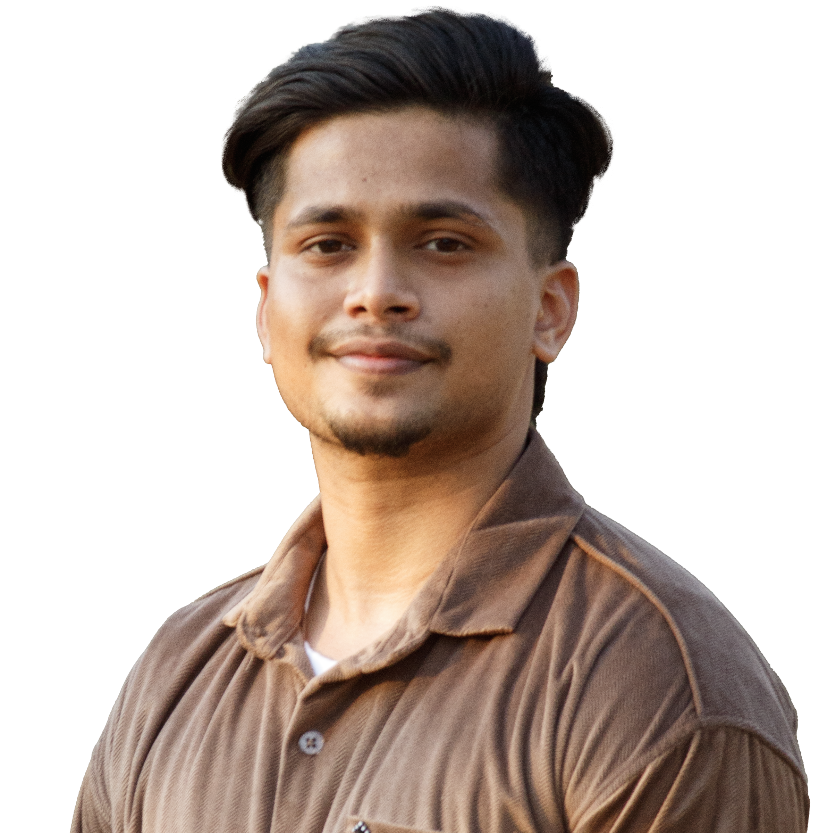
#> input picture assets/source/mrr.png, 819 x 833 px
$ python generate.py
#> lines starting #> are read from the running program, lines starting #| are printed output that depends on the picture; after the words box and inside, x2 and y2 are one past the last pixel; in counts of white or black regions, pixels touching at a corner belong together
#!/usr/bin/env python3
"""Generate the animated GitHub profile banners.

Run from the repository root:
    python scripts/banner/generate.py
"""

from __future__ import annotations

import html
import math
from pathlib import Path

import numpy as np
from PIL import Image, ImageDraw, ImageEnhance, ImageFilter, ImageOps
from scipy.optimize import linear_sum_assignment
from scipy.spatial.distance import cdist


ROOT = Path(__file__).resolve().parents[2]
SOURCE = ROOT / "assets/source/mrr.png"
ASSETS = ROOT / "assets"
LOGOS = Path(__file__).resolve().parent / "logos"
DATA = Path(__file__).resolve().parent / "data"

W, H = 1180, 610
LOOP_SECONDS = 14.2
INTRO_SECONDS = 3.2
TRAVELLER_COUNT = 900
SEED = 314159

ROWS = [
    ("Subject", "Rajeev Baniya"),
    ("Role", "Full Stack Developer"),
    ("Status", "Idea → Plan → Build → Ship → Learn"),
    ("Focus", "LLMs · RAG Pipelines · AI Products"),
    ("Core.Lang", "Python · TypeScript · JavaScript · SQL"),
    ("Core.Frontend", "React · Next.js · Tailwind CSS · Vite"),
    ("Core.Backend", "FastAPI · Node.js · Express.js"),
    ("Core.Database", "PostgreSQL · MySQL · MongoDB · Redis · Supabase"),
    ("Core.AI", "RAG · LangChain · LangGraph · Pinecone"),
    ("Core.LLM", "Hugging Face · Gemini · Groq"),
    ("Core.Infra", "Docker · AWS · Firebase · Cloudflare · Vercel · CI/CD"),
    ("Grid.Mail", "rjbaniya.contact@gmail.com"),
    ("Grid.LinkedIn", "/in/rajeev-baniya"),
    ("Grid.GitHub", "RajeevBaniya"),
    ("Grid.Portfolio", "baniyarajeev.com.np"),
]

THEMES = {
    "dark": {
        "bg": "#050B1A",
        "panel": "#08112A",
        "panel2": "#0B1735",
        "line": "#1B2E55",
        "muted": "#7F93B8",
        "text": "#E8F0FF",
        "portrait": "#8CC4FF",
        "chrome": "#38BDF8",
        "accent": "#10B981",
        "shadow": "#01040C",
    },
}
THEMES["light"] = {
    "bg": "#EEF3FB",
    "panel": "#FFFFFF",
    "panel2": "#E8EFFA",
    "line": "#C3D0E6",
    "muted": "#5B6B8A",
    "text": "#0B1530",
    "portrait": "#1E3A8A",
    "chrome": "#1D4ED8",
    "accent": "#10B981",
    "shadow": "#A9B7D0",
}


def make_logos() -> dict[str, Image.Image]:
    """Create clean 400px black-on-transparent silhouette sources."""
    LOGOS.mkdir(parents=True, exist_ok=True)
    size = 400
    logos: dict[str, Image.Image] = {}

    # Database cylinder: three stacked discs.
    db = Image.new("RGBA", (size, size), (0, 0, 0, 0))
    d = ImageDraw.Draw(db)
    for top in (62, 150, 238):
        d.ellipse((70, top, 330, top + 80), fill="black")
        d.rectangle((70, top + 40, 330, top + 100), fill="black")
        d.ellipse((70, top + 60, 330, top + 140), fill="black")
        d.ellipse((98, top + 14, 302, top + 62), fill=(0, 0, 0, 0))
    logos["db"] = db

    # </> mark built from broad, rounded strokes.
    code = Image.new("RGBA", (size, size), (0, 0, 0, 0))
    d = ImageDraw.Draw(code)
    stroke = 42
    d.line([(154, 95), (66, 200), (154, 305)], fill="black", width=stroke, joint="curve")
    d.line([(246, 95), (334, 200), (246, 305)], fill="black", width=stroke, joint="curve")
    d.line([(225, 72), (174, 328)], fill="black", width=stroke)
    logos["code"] = code

    # AI mark: connected neural-network nodes around a central hub.
    ai = Image.new("RGBA", (size, size), (0, 0, 0, 0))
    d = ImageDraw.Draw(ai)
    hub = (200, 200)
    nodes = [(80, 90), (320, 90), (350, 200), (320, 310), (80, 310), (50, 200)]
    for x, y in nodes:
        d.line([hub, (x, y)], fill="black", width=14)
    for a_, b_ in zip(nodes, nodes[1:] + nodes[:1]):
        d.line([a_, b_], fill="black", width=10)
    for x, y in nodes:
        d.ellipse((x - 26, y - 26, x + 26, y + 26), fill="black")
    d.ellipse((150, 150, 250, 250), fill="black")
    logos["ai"] = ai

    for name, image in logos.items():
        image.save(LOGOS / f"{name}.png", optimize=True)
    return logos


def floyd_steinberg(gray: np.ndarray) -> np.ndarray:
    """Serpentine 1-bit Floyd-Steinberg diffusion; True means a lit pixel."""
    work = gray.astype(np.float32) / 255.0
    out = np.zeros_like(work, dtype=bool)
    height, width = work.shape
    for y in range(height):
        left_to_right = y % 2 == 0
        xs = range(width) if left_to_right else range(width - 1, -1, -1)
        direction = 1 if left_to_right else -1
        for x in xs:
            old = work[y, x]
            new = 1.0 if old >= 0.5 else 0.0
            out[y, x] = bool(new)
            err = old - new
            nx = x + direction
            if 0 <= nx < width:
                work[y, nx] += err * 7 / 16
            if y + 1 < height:
                if 0 <= x - direction < width:
                    work[y + 1, x - direction] += err * 3 / 16
                work[y + 1, x] += err * 5 / 16
                if 0 <= nx < width:
                    work[y + 1, nx] += err * 1 / 16
    return out


def portrait_points(theme: str, rng: np.random.Generator) -> np.ndarray:
    """Return sampled x/y banner coordinates from a 300x340 dither grid."""
    source = Image.open(SOURCE).convert("RGBA")
    # Tighter head + shoulders crop so face detail fills the VISUAL.MAP frame.
    crop = source.crop((60, 0, 795, 833)).resize((300, 340), Image.Resampling.LANCZOS)
    rgb = crop.convert("RGB")
    alpha = np.asarray(crop.getchannel("A"), dtype=np.float32) / 255.0

    if theme == "dark":
        lum = np.asarray(ImageOps.grayscale(rgb), dtype=np.float32)
        prepared = Image.fromarray(np.uint8(np.clip(lum * alpha, 0, 255)), "L")
        select_lit = True
    else:
        white = Image.new("RGBA", crop.size, "white")
        white.alpha_composite(crop)
        prepared = ImageOps.grayscale(white.convert("RGB"))
        select_lit = False

    # Equalize against the subject only (ignore empty alpha) so lit skin vs dark
    # hair doesn't crush midtones; then punch local contrast for facial edges.
    if theme == "dark":
        mask = Image.fromarray(np.uint8((alpha > 0.08) * 255), "L")
        prepared = ImageOps.equalize(prepared, mask=mask)
    else:
        prepared = ImageOps.autocontrast(prepared, cutoff=1)
    prepared = ImageEnhance.Contrast(prepared).enhance(1.35)
    prepared = prepared.filter(ImageFilter.UnsharpMask(radius=2, percent=175, threshold=1))
    bits = floyd_steinberg(np.asarray(prepared))
    active = bits if select_lit else ~bits
    if theme == "dark":
        active &= alpha > 0.08

    # Keep the full 300×340 lattice — skipping 2×2 cells was the soft/blurry look.
    ys, xs = np.where(active)
    if len(xs) == 0:
        return np.zeros((0, 2), dtype=np.float32)
    points = np.column_stack((74 + xs, 154 + ys)).astype(np.float32)
    if len(points) > 18000:
        points = points[rng.choice(len(points), 18000, replace=False)]
    return points


def sample_logo_points(
    image: Image.Image, rng: np.random.Generator, count: int
) -> np.ndarray:
    """Sample a silhouette into the portrait frame's visual coordinate space."""
    alpha = np.asarray(image.getchannel("A"))
    ys, xs = np.where(alpha > 127)
    chosen = rng.choice(len(xs), count, replace=len(xs) < count)
    # Logo occupies a centered 270x270 square inside VISUAL.MAP.
    return np.column_stack((89 + xs[chosen] * 0.675, 188 + ys[chosen] * 0.675)).astype(
        np.float32
    )


def transport(source: np.ndarray, target: np.ndarray) -> np.ndarray:
    """Order target points by minimum-cost assignment from source points."""
    rows, cols = linear_sum_assignment(cdist(source, target, metric="sqeuclidean"))
    ordered = np.empty_like(target)
    ordered[rows] = target[cols]
    return ordered


def num(value: float) -> str:
    return f"{value:.1f}".rstrip("0").rstrip(".")


def point_path(points: np.ndarray) -> str:
    """Aggregate adjacent horizontal one-pixel dots into compact SVG path runs."""
    if not len(points):
        return ""
    integer = np.rint(points).astype(int)
    unique = sorted({(int(x), int(y)) for x, y in integer}, key=lambda p: (p[1], p[0]))
    chunks: list[str] = []
    i = 0
    while i < len(unique):
        x0, y = unique[i]
        x1 = x0
        i += 1
        while i < len(unique) and unique[i][1] == y and unique[i][0] <= x1 + 1:
            x1 = unique[i][0]
            i += 1
        chunks.append(f"M{x0} {y}h{x1 - x0 + 1}")
    return "".join(chunks)


def dotted_leader(x1: float, x2: float, y: float) -> str:
    if x2 <= x1:
        return ""
    return "".join(f"M{x} {num(y)}h1" for x in np.arange(x1, x2, 5.0))


def text_width(text: str, font_size: float) -> float:
    """Stable monospace width used both for textLength and leader placement."""
    return len(text) * font_size * 0.605


def animate_values(points: list[np.ndarray], index: int) -> str:
    return ";".join(f"{num(p[index, 0])} {num(p[index, 1])}" for p in points)


def render_svg(
    theme_name: str,
    portrait: np.ndarray,
    logo_points: dict[str, np.ndarray],
    rng: np.random.Generator,
) -> str:
    t = THEMES[theme_name]
    n = min(TRAVELLER_COUNT, len(portrait))
    source = portrait[rng.choice(len(portrait), n, replace=False)]
    db = transport(source, logo_points["db"][:n])
    code = transport(db, logo_points["code"][:n])
    ai = transport(code, logo_points["ai"][:n])

    # Explicit uneven phase boundaries: 3.0 portrait, 2.0 per logo,
    # and four 1.3 transitions = 14.2 seconds.
    times = [0, 3.0, 4.3, 6.3, 7.6, 9.6, 10.9, 12.9, 14.2]
    key_times = ";".join(num(v / LOOP_SECONDS) for v in times)
    # Returning each traveller to its exact starting portrait coordinate keeps
    # the repeat boundary seamless. All logo-to-logo morphs use optimal transport.
    frames = [source, source, db, db, code, code, ai, ai, source]
    opacity_values = "0;0;1;1;1;1;1;1;0"

    parts: list[str] = [
        '<svg xmlns="http://www.w3.org/2000/svg" '
        f'width="{W}" height="{H}" viewBox="0 0 {W} {H}" role="img" '
        'aria-labelledby="title desc">',
        "<title id=\"title\">Rajeev Baniya's live system profile</title>",
        '<desc id="desc">Animated terminal profile with a dithered portrait and '
        "database, code, and AI silhouettes.</desc>",
        "<defs>",
        '<filter id="shadow" x="-20%" y="-20%" width="140%" height="150%">'
        f'<feDropShadow dx="0" dy="12" stdDeviation="16" flood-color="{t["shadow"]}" '
        'flood-opacity=".28"/></filter>',
        '<filter id="glow" x="-100%" y="-100%" width="300%" height="300%">'
        f'<feGaussianBlur stdDeviation="3" result="b"/><feFlood flood-color="{t["chrome"]}" '
        'flood-opacity=".35"/><feComposite in2="b" operator="in"/>'
        '<feMerge><feMergeNode/><feMergeNode in="SourceGraphic"/></feMerge></filter>',
        '<clipPath id="visualClip"><rect x="49" y="124" width="390" height="414" rx="3"/></clipPath>',
        "</defs>",
        f'<rect width="{W}" height="{H}" rx="18" fill="{t["bg"]}"/>',
        f'<rect x="13" y="13" width="1154" height="584" rx="13" fill="{t["panel"]}" '
        f'stroke="{t["line"]}" filter="url(#shadow)"/>',
        f'<path d="M13 62H1167" stroke="{t["line"]}"/>',
        '<circle cx="38" cy="38" r="6" fill="#FF5F57"/>'
        '<circle cx="59" cy="38" r="6" fill="#FEBC2E"/>'
        '<circle cx="80" cy="38" r="6" fill="#28C840"/>',
        f'<text x="590" y="43" text-anchor="middle" fill="{t["muted"]}" '
        'font-family="ui-monospace,SFMono-Regular,Consolas,monospace" font-size="13" '
        'letter-spacing=".4">profile.sh --live</text>',
        # Left visual frame.
        f'<rect x="35" y="88" width="418" height="472" rx="6" fill="{t["panel2"]}" '
        f'stroke="{t["line"]}"/>',
        f'<path d="M35 124H453" stroke="{t["line"]}"/>',
        f'<text x="49" y="111" fill="{t["chrome"]}" '
        'font-family="ui-monospace,SFMono-Regular,Consolas,monospace" font-size="13" '
        'font-weight="700" letter-spacing="1.2">VISUAL.MAP</text>',
        f'<text x="438" y="111" text-anchor="end" fill="{t["muted"]}" '
        'font-family="ui-monospace,SFMono-Regular,Consolas,monospace" font-size="11">300×340 / 1-BIT</text>',
        f'<path d="M49 141h12M49 141v12M439 141h-12M439 141v12M49 539h12M49 539v-12'
        f'M439 539h-12M439 539v-12" fill="none" stroke="{t["chrome"]}" opacity=".55"/>',
        '<g clip-path="url(#visualClip)" shape-rendering="crispEdges">',
        # Loop layer stays visible at t=0 so camo/static first frames still show the face.
        # Intro duplicate below shimmers on top, then hands off at 3.2s.
        '<g opacity="1">',
    ]

    # Dense portrait drift: 94 independently noisy bands moving toward the database logo's centroid.
    db_centroid = db.mean(axis=0)
    band_ids = rng.integers(0, 94, size=len(portrait))
    noise = rng.normal(0, 4, size=(94, 2))
    for band in range(94):
        pts = portrait[band_ids == band]
        if not len(pts):
            continue
        centroid = pts.mean(axis=0)
        delta = (db_centroid - centroid) * 0.18 + noise[band]
        d = point_path(pts)
        parts.append(
            f'<path d="{d}" fill="none" stroke="{t["portrait"]}" stroke-width="1" '
            'opacity=".94">'
            f'<animateTransform attributeName="transform" type="translate" begin="{INTRO_SECONDS}s" '
            f'dur="{LOOP_SECONDS}s" repeatCount="indefinite" calcMode="linear" '
            f'keyTimes="{key_times}" values="0 0;0 0;{num(delta[0])} {num(delta[1])};'
            f'{num(delta[0])} {num(delta[1])};0 0;0 0;0 0;0 0;0 0"/>'
            f'<animate attributeName="opacity" begin="{INTRO_SECONDS}s" dur="{LOOP_SECONDS}s" '
            f'repeatCount="indefinite" keyTimes="{key_times}" '
            'values=".94;.94;0;0;0;0;0;0;.94"/></path>'
        )

    # Optimal-transport travellers, represented as tiny path squares (never glyphs).
    for i in range(n):
        positions = animate_values(frames, i)
        parts.append(
            f'<path d="M-.65-.65h1.3v1.3h-1.3z" fill="{t["portrait"]}">'
            f'<animateTransform attributeName="transform" type="translate" begin="{INTRO_SECONDS}s" '
            f'dur="{LOOP_SECONDS}s" repeatCount="indefinite" calcMode="linear" '
            f'keyTimes="{key_times}" values="{positions}"/>'
            f'<animate attributeName="opacity" begin="{INTRO_SECONDS}s" dur="{LOOP_SECONDS}s" '
            f'repeatCount="indefinite" calcMode="linear" keyTimes="{key_times}" '
            f'values="{opacity_values}"/></path>'
        )
    parts.append("</g>")

    # One-shot scattered intro: sixty random, interleaved point groups.
    intro_ids = rng.integers(0, 60, size=len(portrait))
    order = rng.permutation(60)
    starts = np.empty(60)
    starts[order] = np.linspace(0.05, 1.2, 60)
    for group in range(60):
        pts = portrait[intro_ids == group]
        if not len(pts):
            continue
        parts.append(
            f'<path d="{point_path(pts)}" fill="none" stroke="{t["portrait"]}" '
            'stroke-width="1" opacity="0">'
            f'<animate attributeName="opacity" begin="{num(starts[group])}s" dur=".8s" '
            'values="0;1" fill="freeze"/>'
            '<animate attributeName="opacity" begin="3.08s" dur=".12s" values="1;0" fill="freeze"/>'
            "</path>"
        )
    parts.extend(
        [
            "</g>",
            # Small frame telemetry.
            f'<text x="58" y="551" fill="{t["muted"]}" '
            'font-family="ui-monospace,SFMono-Regular,Consolas,monospace" font-size="10">'
            f'PTS {len(portrait):05d} · FS/SERPENTINE</text>',
            # Right information panel.
            f'<rect x="474" y="88" width="672" height="472" rx="6" fill="{t["panel2"]}" '
            f'stroke="{t["line"]}"/>',
            f'<path d="M474 124H1146" stroke="{t["line"]}"/>',
            f'<text x="490" y="111" fill="{t["chrome"]}" '
            'font-family="ui-monospace,SFMono-Regular,Consolas,monospace" font-size="13" '
            'font-weight="700" letter-spacing="1.2">SYSTEM.INFO</text>',
            # LIVE badge and handle pill.
            '<g filter="url(#glow)"><circle cx="915" cy="106" r="4" fill="#FF4D5A">'
            '<animate attributeName="opacity" values="1;.3;1" dur="1.6s" repeatCount="indefinite"/>'
            '</circle></g>',
            '<text x="927" y="111" fill="#FF4D5A" '
            'font-family="ui-monospace,SFMono-Regular,Consolas,monospace" font-size="12" '
            'font-weight="700">LIVE</text>',
            f'<rect x="982" y="94" width="146" height="24" rx="12" fill="{t["chrome"]}" opacity=".16" '
            f'stroke="{t["chrome"]}"/>',
            f'<text x="1055" y="111" text-anchor="middle" fill="{t["chrome"]}" '
            'font-family="ui-monospace,SFMono-Regular,Consolas,monospace" font-size="14" '
            'font-weight="700">@RajeevBaniya</text>',
        ]
    )

    value_right = 1127.0
    row_y = 153.0
    for label, value in ROWS:
        value_len = text_width(value, 14)
        label_len = text_width(label, 14)
        leader_start = 491 + label_len + 12
        leader_end = value_right - value_len - 12
        parts.extend(
            [
                f'<text x="491" y="{num(row_y)}" fill="{t["muted"]}" '
                'font-family="ui-monospace,SFMono-Regular,Consolas,monospace" font-size="14">'
                f"{html.escape(label)}</text>",
                f'<path d="{dotted_leader(leader_start, leader_end, row_y - 4)}" '
                f'fill="none" stroke="{t["line"]}" stroke-width="1" shape-rendering="crispEdges"/>',
                f'<text x="{num(value_right)}" y="{num(row_y)}" text-anchor="end" '
                f'fill="{t["text"]}" font-family="ui-monospace,SFMono-Regular,Consolas,monospace" '
                f'font-size="14" textLength="{num(value_len)}" lengthAdjust="spacingAndGlyphs">'
                f"{html.escape(value)}</text>",
            ]
        )
        row_y += 23

    parts.extend(
        [
            f'<path d="M490 530H1130" stroke="{t["line"]}"/>',
            f'<text x="491" y="548" fill="{t["accent"]}" '
            'font-family="ui-monospace,SFMono-Regular,Consolas,monospace" font-size="11">'
            "● ALL SYSTEMS NOMINAL</text>",
            f'<text x="1128" y="548" text-anchor="end" fill="{t["muted"]}" '
            'font-family="ui-monospace,SFMono-Regular,Consolas,monospace" font-size="11">'
            "FULL STACK NODE</text>",
            "</svg>",
        ]
    )
    return "".join(parts)


def main() -> None:
    if not SOURCE.exists():
        raise SystemExit(f"Missing source portrait: {SOURCE}")
    ASSETS.mkdir(parents=True, exist_ok=True)
    DATA.mkdir(parents=True, exist_ok=True)
    logos = make_logos()
#> in make_logos, `db = Image.new("RGBA", (size, size), (0, 0, 0, 0))`: db: PIL image 400x400 RGBA; every value is 0
#> the loop in make_logos, `for name, image in logos.items():` made 3 passes
#> name on passes 1 to 3: 'db', 'code', 'ai'
#> pass 1, in make_logos, `image.save(LOGOS / f"{name}.png", optimize=True)`:
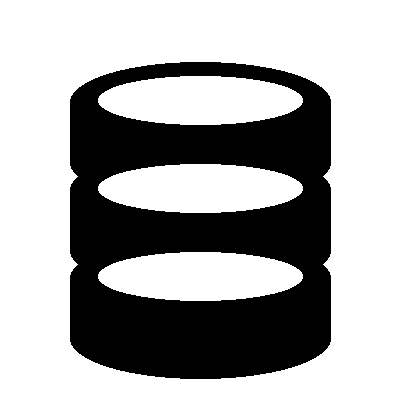
#> saved as db.png: PIL image 400x400 RGBA; mean R, G, B, A 0, 0, 0, 86.4; transparent parts drawn white
#> logos = 3 items

    # Cache theme-specific dither points as reproducible source data.
    portraits: dict[str, np.ndarray] = {}
    for index, theme in enumerate(THEMES):
        rng = np.random.default_rng(SEED + index)
        points = portrait_points(theme, rng)
#> in portrait_points, source is the input picture: PIL image 819x833 RGBA; mean R, G, B, A 69.3, 55.6, 47.8, 126.9
#> in portrait_points, `crop = source.crop((60, 0, 795, 833)).resize((300, 340), Image.Resampl..`:
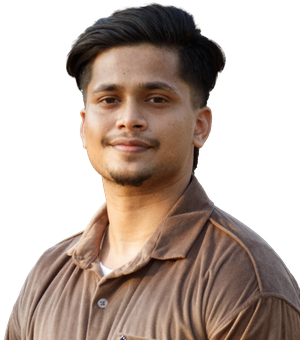
#> crop: PIL image 300x340 RGBA; mean R, G, B, A 78.4, 63, 54.3, 141; transparent parts drawn white
#> in portrait_points, `rgb = crop.convert("RGB")`:
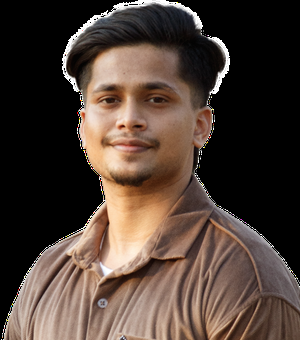
#> rgb: PIL image 300x340 RGB; mean R, G, B 78.4, 63, 54.3
#> in portrait_points, `lum = np.asarray(ImageOps.grayscale(rgb), dtype=np.float32)`:
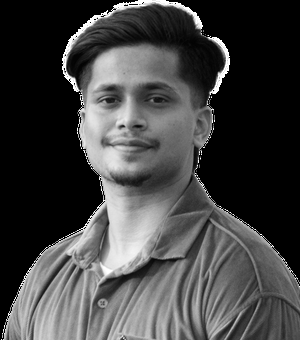
#> lum: shape (340, 300) float32; min 0, max 255, mean 66.6
#> in portrait_points, `mask = Image.fromarray(np.uint8((alpha > 0.08) * 255), "L")`:
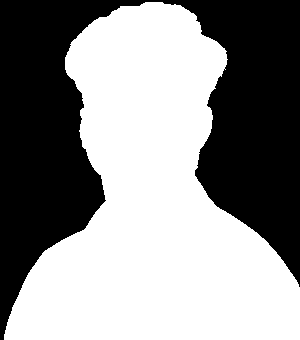
#> mask: PIL image 300x340 L; 55.9% white; 1 black region, box (x1, y1, x2, y2) and area: (0, 0, 300, 340) 44963
#> after the loop in floyd_steinberg, `for y in range(height):`:
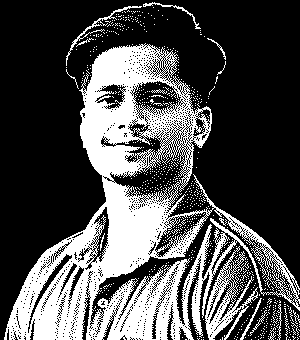
#> out: shape (340, 300) bool; 30.8% white; 716 white regions (700 under 20 px), largest, box (x1, y1, x2, y2) and area: (4, 43, 300, 340) 27893, (205, 246, 258, 340) 1491, (66, 6, 142, 66) 273
#> after the loop in floyd_steinberg, `for y in range(height):`:
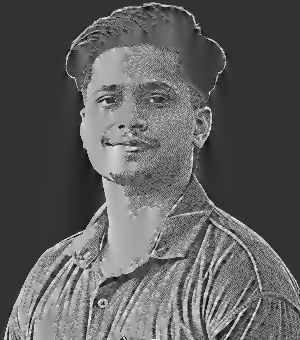
#> work: shape (340, 300) float32; min -0.354, max 1.43, mean 0.303; drawn with min black and max white
#> in portrait_points, `points = np.column_stack((74 + xs, 154 + ys)).astype(np.float32)`: points = 31391 pairs, first value 78 to 373, second value 156 to 493
#> in portrait_points, `points = points[rng.choice(len(points), 18000, replace=False)]`: points = 18000 pairs, first value 79 to 373, second value 156 to 493
        portraits[theme] = points
        np.save(DATA / f"portrait-{theme}.npy", points)

    for index, theme in enumerate(THEMES):
        rng = np.random.default_rng(SEED + 100 + index)
        sampled = {
            name: sample_logo_points(image, rng, TRAVELLER_COUNT)
            for name, image in logos.items()
        }
        for name, points in sampled.items():
            np.save(DATA / f"{name}-{theme}.npy", points)
        svg = render_svg(theme, portraits[theme], sampled, rng)
        output = ASSETS / f"banner-{theme}.v9.svg"
        output.write_text(svg, encoding="utf-8")
        byte_size = output.stat().st_size
        print(
            f"{output.relative_to(ROOT)}: {byte_size:,} bytes "
            f"({byte_size / 1024:.1f} KiB), {len(portraits[theme]):,} portrait dots, "
            f"{TRAVELLER_COUNT} travellers"
        )
#> this loop made 2 passes
#> (n in render_svg, frames in render_svg, db_centroid in render_svg) on passes 1 to 2: (900, 9 point arrays, longest 900 points, [221.7, 345.8]), (900, 9 point arrays, longest 900 points, [224.1, 345.7])
#| assets/banner-dark.v9.svg: 889,947 bytes (869.1 KiB), 18,000 portrait dots, 900 travellers
#| assets/banner-light.v9.svg: 890,723 bytes (869.8 KiB), 18,000 portrait dots, 900 travellers

    for name in logos:
        output = LOGOS / f"{name}.png"
        print(f"{output.relative_to(ROOT)}: {output.stat().st_size:,} bytes")
#> this loop made 1 pass


if __name__ == "__main__":
#> (the run stopped early here; a loop or call above may not have finished)
